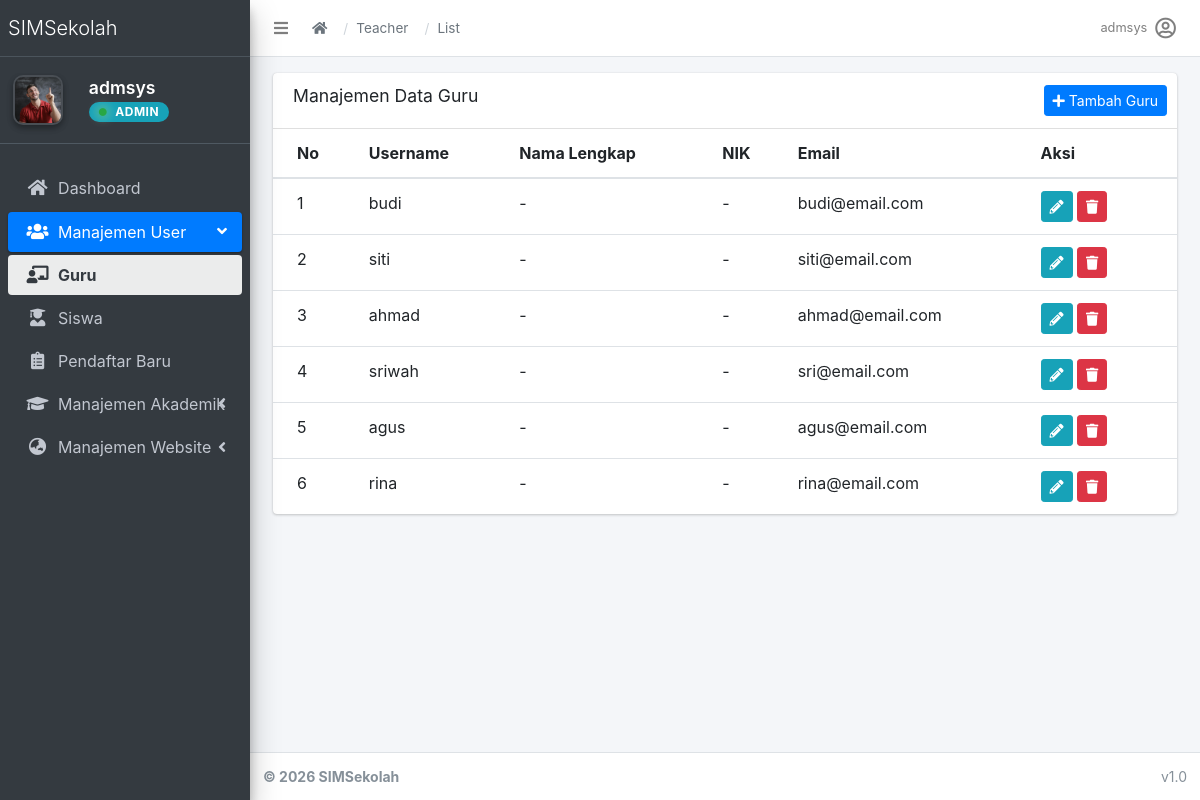
Before: /accounts/teachers/ (signed in) with the older database file.
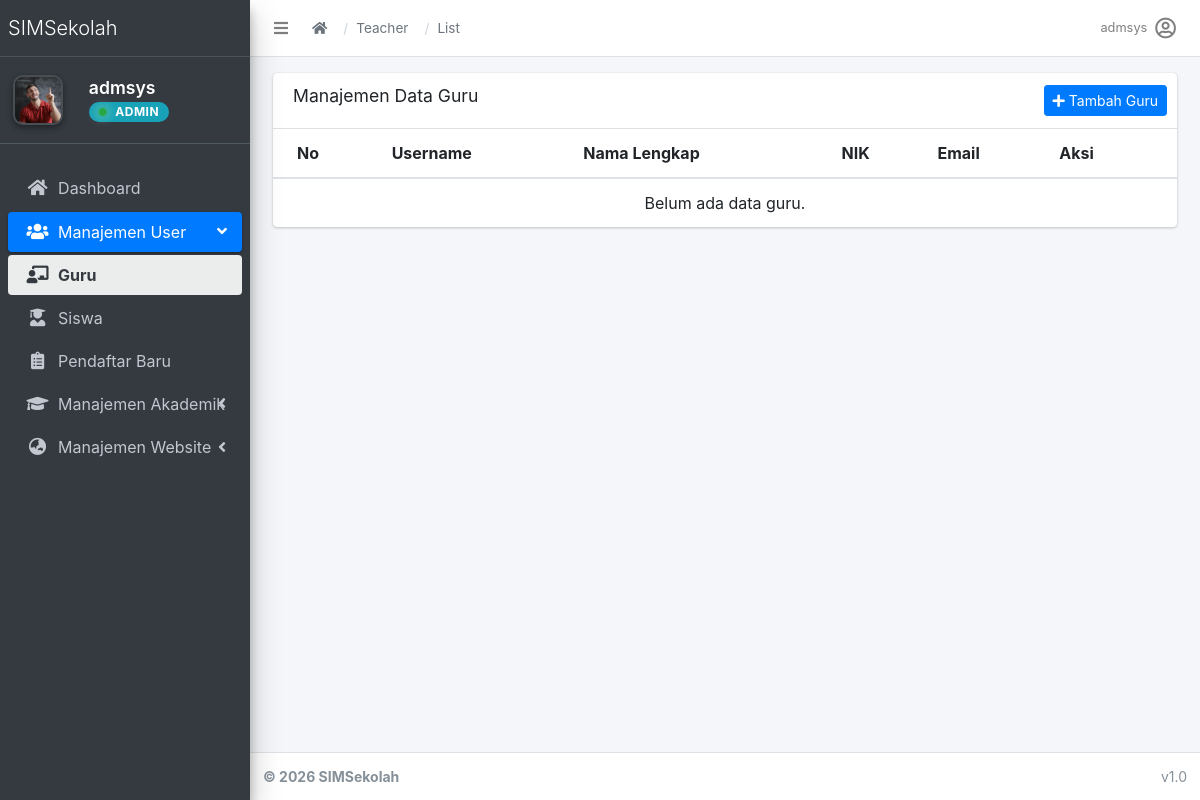
After: the same page with the newer database file.
### apps/accounts/models.py (models this page shows, shortened)
class User(AbstractUser):
    role = models.CharField(
        max_length=20,
        choices=(
            ('admin', 'Admin'),
            ('operator', 'Operator'),
            ('teacher', 'Teacher'),
            ('student', 'Student'),
        ),
        default='student'
    )

### apps/accounts/views.py (the view)
# urls.py: path('teachers/', views.teacher_list, name='teacher_list'),
@admin_only
def teacher_list(request):
    teachers = User.objects.filter(role='teacher')
    return render(request, 'accounts/teacher_list.html', {'teachers': teachers})

### apps/accounts/templatetags/account_tags.py (called while the page is built)
@register.inclusion_tag('accounts/partials/user_info.html')
def user_profile_info(user):
    profile = None
    if user.is_authenticated:
        if hasattr(user, 'userprofile'):
            profile = user.userprofile
        elif hasattr(user, 'student_profile'):
            profile = user.student_profile
    return {
        'user': user,
        'profile': profile,
    }

### apps/core/context_processors.py (called while the page is built)
def theme(request):
    return {
        "THEME": settings.THEME
    }

def breadcrumbs(request):
    breadcrumbs = []
    if request.resolver_match:
        url_name = request.resolver_match.url_name
        if url_name:
            parts = url_name.split("_")
            for part in parts:
                breadcrumbs.append({
                    "name": part.capitalize(),
                    "url": ""
                })
    return {
        "breadcrumbs": breadcrumbs
    }

### apps/accounts/templates/accounts/teacher_list.html (shortened to what this page needs)
{% extends 'admin/base.html' %}
{% load static %}
{% block content %}
<div class="container-fluid">
    <div class="row">
        <div class="col-12">
            <div class="card">
                <div class="card-header">
                    <h3 class="card-title">Manajemen Data Guru</h3>
                    <div class="card-tools">
                        <a href="{% url 'accounts:teacher_create' %}" class="btn btn-primary btn-sm">
                            <i class="fas fa-plus"></i> Tambah Guru
                        </a>
                    </div>
                </div>
                <div class="card-body table-responsive p-0">
                    <table class="table table-hover text-nowrap">
                        <thead>
                            <tr>
                                <th>No</th>
                                <th>Username</th>
                                <th>Nama Lengkap</th>
                                <th>NIK</th>
                                <th>Email</th>
                                <th>Aksi</th>
                            </tr>
                        </thead>
                        <tbody>
                            {% for teacher in teachers %}
                            <tr>
                                <td>{{ forloop.counter }}</td>
                                <td>{{ teacher.username }}</td>
                                <td>{{ teacher.userprofile.nama_lengkap|default:"-" }}</td>
                                <td>{{ teacher.userprofile.nik|default:"-" }}</td>
                                <td>{{ teacher.email }}</td>
                                <td>
                                    <a href="{% url 'accounts:teacher_edit' teacher.pk %}" class="btn btn-info btn-sm">
                                        <i class="fas fa-pencil-alt"></i>
                                    </a>
                                    <button class="btn btn-danger btn-sm" onclick="confirmDelete('{{ teacher.pk }}', '{{ teacher.username }}')">
                                        <i class="fas fa-trash"></i>
                                    </button>
                                </td>
                            </tr>
                            {% empty %}
                            <tr>
                                <td colspan="6" class="text-center">Belum ada data guru.</td>
                            </tr>
                            {% endfor %}
                        </tbody>
                    </table>
                </div>
                </div>
        </div>
    </div>
</div>
{% endblock %}

### templates/admin/base.html (shortened to what this page needs)
{% load static %}
<!DOCTYPE html>
<html lang="id">
<head>
  <link rel="stylesheet" href="{% static 'adminlte/plugins/fontawesome-free/css/all.min.css' %}">
  <link rel="stylesheet" href="{% static 'adminlte/css/adminlte.min.css' %}">
</head>
<body class="hold-transition sidebar-mini layout-fixed">
<div class="wrapper">
  {% include "admin/partials/navbar.html" %}
  {% include "admin/partials/sidebar.html" %}
  <div class="content-wrapper">
    <section class="content pt-3">
      <div class="container-fluid">
        {% block content %}{% endblock %}
      </div>
    </section>
  </div>
  {% include "admin/partials/footer.html" %}
</div>
</body>
</html>

### templates/admin/partials/navbar.html (shortened to what this page needs)
<nav class="main-header navbar navbar-expand navbar-white navbar-light">
  <ul class="navbar-nav">
    <li class="nav-item">
      <a class="nav-link" data-widget="pushmenu" href="#" role="button">
        <i class="fas fa-bars"></i>
      </a>
    </li>
  </ul>
  <nav aria-label="breadcrumb" class="d-none d-md-flex align-items-center ml-2">
    <ol class="breadcrumb">
      <li class="breadcrumb-item">
        <a href="{% url 'dashboard' %}"><i class="fas fa-home"></i></a>
      </li>
      {% for crumb in breadcrumbs %}
        {% if crumb.url %}
          <li class="breadcrumb-item">
            <a href="{{ crumb.url }}">{{ crumb.name }}</a>
          </li>
        {% else %}
          <li class="breadcrumb-item active" aria-current="page">
            {{ crumb.name }}
          </li>
        {% endif %}
      {% endfor %}
    </ol>
  </nav>
  <ul class="navbar-nav ml-auto">
  <li class="nav-item dropdown">
    <a class="nav-link d-flex align-items-center" data-toggle="dropdown" href="#">
      <span class="mr-2 d-none d-lg-inline text-gray-600 small">
        {% if request.user.role == 'student' %}
          {{ request.user.student_profile.nama_lengkap|default:request.user.username }}
        {% elif request.user.role == 'teacher' %}
          {{ request.user.teacher_profile.nama_lengkap|default:request.user.username }}
        {% else %}
          {{ request.user.username }}
        {% endif %}
      </span>
      {% if request.user.role == 'student' and request.user.student_profile.foto %}
        <img src="{{ request.user.student_profile.foto.url }}" class="img-circle elevation-2" style="width: 30px; height: 30px; object-fit: cover;">
      {% elif request.user.role == 'teacher' and request.user.teacher_profile.foto %}
        <img src="{{ request.user.teacher_profile.foto.url }}" class="img-circle elevation-2" style="width: 30px; height: 30px; object-fit: cover;">
      {% else %}
        <i class="far fa-user-circle fa-lg"></i>
      {% endif %}
    </a>
  </li>
</ul>
</nav>

### templates/admin/partials/sidebar.html
<aside class="main-sidebar sidebar-dark-primary elevation-4">
  <a href="{% url 'dashboard' %}" class="brand-link">
    <span class="brand-text font-weight-light">SIMSekolah</span>
  </a>
{% load account_tags %}
{% user_profile_info request.user %}
  <div class="sidebar">
    <nav class="mt-2">
      <ul class="nav nav-pills nav-sidebar flex-column" data-widget="treeview">
        {% if user.is_superuser %}
          {% include "admin/menu/admin_menu.html" %}
        {% elif user.groups.first.name == "teacher" %}
          {% include "dashboard/teachers/_menu.html" %}
        {% else %}
          {% include "dashboard/students/_menu.html" %}
        {% endif %}
      </ul>
    </nav>
  </div>
</aside>

### apps/accounts/templates/accounts/partials/user_info.html
{% load static %}
{% if user.is_authenticated %}
    <div class="user-panel mt-3 pb-3 mb-3 d-flex align-items-center">
        <div class="image">
           <img src="{% if user.role == 'student' and user.student_profile.foto %}{{ user.student_profile.foto.url }}{% elif user.role == 'teacher' and user.teacher_profile.foto %}{{ user.teacher_profile.foto.url }}{% else %}{% static 'img/gurulaki.jpg' %}{% endif %}"
     class="elevation-2"
     style="width: 50px; height: 50px; object-fit: cover; border-radius: 10px; border: 2px solid rgba(255,255,255,0.1); transition: transform .3s ease;"
     onmouseover="this.style.transform='scale(1.1)'"
     onmouseout="this.style.transform='scale(1)'">
        </div>
        <div class="info ml-3">
            <a href="{% if user.role == 'student' %}{% url 'students:profile' %}{% elif user.role == 'teacher' %}{% url 'teachers:profile' %}{% else %}{% url 'accounts:profile' %}{% endif %}"
   class="d-block"
   style="font-size: 1.1rem; font-weight: 600; line-height: 1.1; color: #fff;">
    {% if user.role == 'student' %}
        {{ user.student_profile.nama_lengkap|default:user.username }}
    {% elif user.role == 'teacher' %}
        {{ user.teacher_profile.nama_lengkap|default:user.username }}
    {% else %}
        {{ user.username }}
    {% endif %}
</a>
            <span class="badge badge-info mt-1 d-inline-flex align-items-center"
                  style="font-size: 12px; padding: 4px 10px; letter-spacing: 0.5px; border-radius: 50px;">
                <i class="fas fa-circle mr-2" style="font-size: 8px; color: #28a745; text-shadow: 0 0 8px #28a745, 0 0 12px #ffffff;"></i>
                {{ user.role|upper }}
            </span>
        </div>
    </div>
{% endif %}

### templates/admin/menu/admin_menu.html (shortened to what this page needs)
<li class="nav-item">
  <a href="{% url 'dashboard' %}" class="nav-link {% if request.resolver_match.url_name == 'dashboard' %}text-white font-weight-bold{% endif %}">
    <i class="nav-icon fas fa-home"></i>
    <p>Dashboard</p>
  </a>
</li>
<li class="nav-item {% if 'teacher' in request.path or 'students' in request.path or 'registrations' in request.path %}menu-open{% endif %}">
  <a href="#" class="nav-link {% if 'teacher' in request.path or 'students' in request.path or 'registrations' in request.path %}active{% endif %}">
    <i class="nav-icon fas fa-users"></i>
    <p>
      Manajemen User
      <i class="right fas fa-angle-left"></i>
    </p>
  </a>
  <ul class="nav nav-treeview">
    <li class="nav-item">
      <a href="{% url 'teachers:teacher_list' %}"
         class="nav-link {% if 'teacher' in request.path %}active{% endif %}">
            <i class="fas fa-chalkboard-teacher nav-icon"></i>
            <p {% if 'teacher' in request.path %}class="font-weight-bold"{% endif %}>Guru</p>
        </a>
    </li>
    <li class="nav-item">
      <a href="{% url 'students:student_list' %}"
       class="nav-link {% if request.resolver_match.url_name == 'student_list' %}active{% endif %}">
        <i class="fas fa-user-graduate nav-icon"></i>
        <p {% if request.resolver_match.url_name == 'student_list' %}class="font-weight-bold"{% endif %}>Siswa</p>
     </a>
    </li>
    <li class="nav-item">
      <a href="{% url 'students:registration_list' %}"
       class="nav-link {% if request.resolver_match.url_name == 'registration_list' %}active{% endif %}">
        <i class="fas fa-clipboard-list nav-icon"></i>
        <p {% if request.resolver_match.url_name == 'registration_list' %}class="font-weight-bold"{% endif %}>Pendaftar Baru</p>
     </a>
    </li>
</ul>
</li>
<li class="nav-item {% if 'classrooms' in request.path or 'subjects' in request.path %}menu-open{% endif %}">
  <a href="#" class="nav-link {% if 'classrooms' in request.path or 'subjects' in request.path %}active{% endif %}">
    <i class="nav-icon fas fa-graduation-cap"></i>
    <p>
      Manajemen Akademik
      <i class="right fas fa-angle-left"></i>
    </p>
  </a>
</li>
<li class="nav-item {% if 'post' in request.path or 'page' in request.path or 'banners' in request.path or 'ProfileSekolah' in request.path %}menu-open{% endif %}">
  <a href="#" class="nav-link {% if 'post' in request.path or 'page' in request.path or 'banners' in request.path or 'ProfileSekolah' in request.path %}active{% endif %}">
    <i class="nav-icon fas fa-globe-asia"></i> <p>
      Manajemen Website
      <i class="right fas fa-angle-left"></i>
    </p>
  </a>
</li>

### templates/admin/partials/footer.html
<footer class="main-footer text-sm">
  <strong>
    &copy; {% now "Y" %} SIMSekolah
  </strong>
  <div class="float-right d-none d-sm-inline-block">
    v1.0
  </div>
</footer>

### templates/admin/base.html (style rules this page uses)
.main-header .breadcrumb { background-color: transparent !important; margin-bottom: 0 !important; padding: 0 !important; display: flex !important; align-items: center !important; height: 100%; }
.main-header .breadcrumb-item { display: flex; align-items: center; font-size: 0.85rem; }
.main-header .breadcrumb-item + .breadcrumb-item::before { content: "/" !important; padding-left: 0.5rem; padding-right: 0.5rem; color: #ced4da !important; }
.main-header .breadcrumb-item a { color: #6c757d; transition: color 0.2s; }

Changed rows visible on the page:
removed User: username "budi", userprofile.nama_lengkap "-", userprofile.nik "-", email "budi@email.com"
removed User: username "siti", userprofile.nama_lengkap "-", userprofile.nik "-", email "siti@email.com"
removed User: username "ahmad", userprofile.nama_lengkap "-", userprofile.nik "-", email "ahmad@email.com"
removed User: username "sriwah", userprofile.nama_lengkap "-", userprofile.nik "-", email "sri@email.com"
removed User: username "agus", userprofile.nama_lengkap "-", userprofile.nik "-", email "agus@email.com"
removed User: username "rina", userprofile.nama_lengkap "-", userprofile.nik "-", email "rina@email.com"
Other visible differences:
text now shown: "Belum ada data guru."
